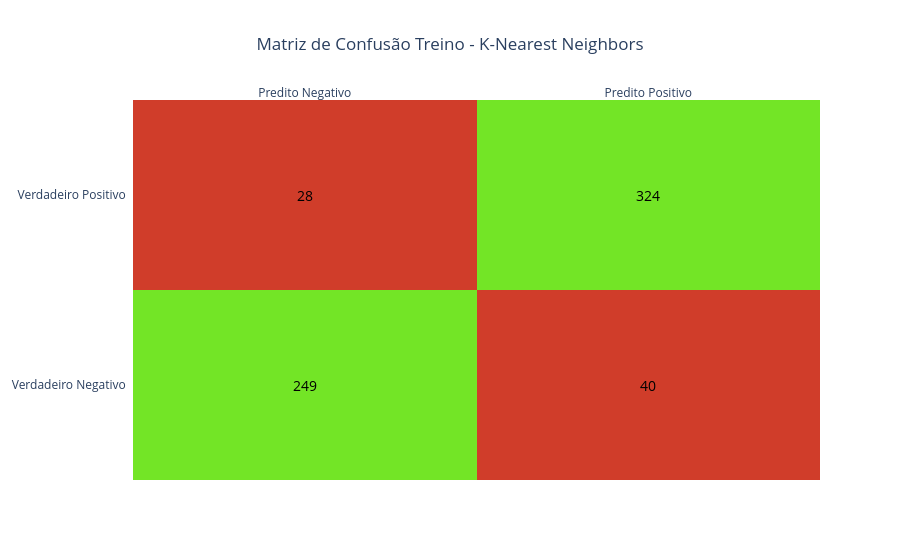

The notebook cell saved with this chart:
### Code cell
# GRAFICO DA MATRIZ DE CONFUSÃO

z = confusion_matrix_knn_treino

x = ['Predito Negativo', 'Predito Positivo']
y = ['Verdadeiro Negativo', 'Verdadeiro Positivo']

z_mask = [[1 if i == j else 0 for j in range(z.shape[1])] for i in range(z.shape[0])]
# Use the actual confusion numbers as annotation text
annot = z.astype(str).tolist()
# Colors: errors -> red, correct -> green
colorscale = [[0, "#d03d2a"], [1, "#73e526"]]

fig = ff.create_annotated_heatmap(
   z=z_mask,
   annotation_text=annot,
   
   x=x,
   y=y,
   colorscale=colorscale,
   showscale=False
)
# Make annotation text white for readability on colored cells
for a in fig.layout.annotations:
   a.font = dict(color='black', size=14)

fig.update_layout(title='Matriz de Confusão Treino - K-Nearest Neighbors', title_x=0.5 )


fig.show()

### Figure 1 — Plotly figure (JSON) as saved in the notebook; plotly's stock layout.template omitted (floating-point values rounded to 4 significant figures)
{"data": [{"colorscale": [[0, "#d03d2a"], [1, "#73e526"]], "reversescale": false, "showscale": false, "type": "heatmap", "x": ["Predito Negativo", "Predito Positivo"], "y": ["Verdadeiro Negativo", "Verdadeiro Positivo"], "z": [[1, 0], [0, 1]]}], "layout": {"annotations": [{"font": {"color": "black", "size": 14}, "showarrow": false, "text": "249", "x": "Predito Negativo", "xref": "x", "y": "Verdadeiro Negativo", "yref": "y"}, {"font": {"color": "black", "size": 14}, "showarrow": false, "text": "40", "x": "Predito Positivo", "xref": "x", "y": "Verdadeiro Negativo", "yref": "y"}, {"font": {"color": "black", "size": 14}, "showarrow": false, "text": "28", "x": "Predito Negativo", "xref": "x", "y": "Verdadeiro Positivo", "yref": "y"}, {"font": {"color": "black", "size": 14}, "showarrow": false, "text": "324", "x": "Predito Positivo", "xref": "x", "y": "Verdadeiro Positivo", "yref": "y"}], "title": {"text": "Matriz de Confusão Treino - K-Nearest Neighbors", "x": 0.5}, "xaxis": {"dtick": 1, "gridcolor": "rgb(0, 0, 0)", "side": "top", "ticks": ""}, "yaxis": {"dtick": 1, "ticks": "", "ticksuffix": "  "}}}
